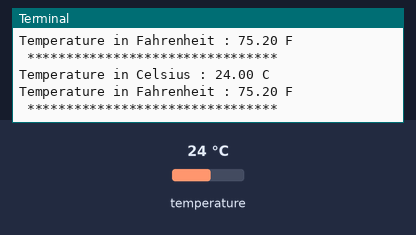
The program below on a simulated Raspberry Pi (BCM pin numbers). Shown: the last lines printed to the terminal. The test bench sets the inputs (shaded band); at power-on: temperature 24 °C.

Above: at 1.2 s.
1.3 s: temperature set to 12 °C
At 2.6 s:
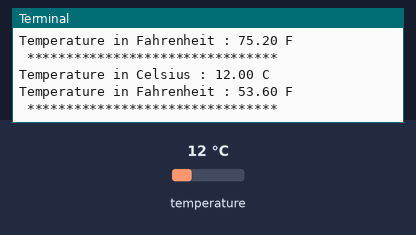
2.8 s: temperature set to 19 °C
At 3.8 s:
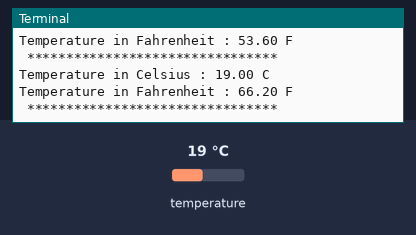
Timing chart, 0 to 5.8 s (numbered marks = the images above; inputs shaded):
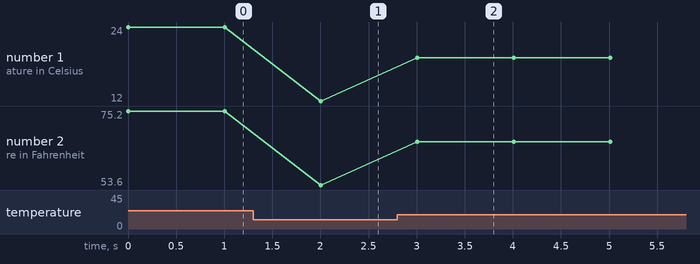

The program:

MCP9803.py
```python
# (licence header left out)
import smbus
import time

# Get I2C bus
bus = smbus.SMBus(1)

# I2C Address of the device
MCP9803_DEFAULT_ADDRESS				= 0x48

# MCP9803 Register Pointer
MCP9803_REG_TEMP					= 0x00 # Temperature register
MCP9803_REG_CONFIG					= 0x01 # Configuration Register
MCP9803_REG_TEMP_HYST				= 0x02 # Temperature Hysteresis Register
MCP9803_REG_TEMP_LIMIT				= 0x03 # Temperature Limit-set Registe

# Configuration register values
MCP9803_REG_CONFIG_DEFAULT			= 0x00 # Power-up Default
MCP9803_REG_CONFIG_OS_EN			= 0x80 # One-Shot bit enabled
MCP9803_REG_CONFIG_RES_10			= 0x20 # 10-bit Resolution
MCP9803_REG_CONFIG_RES_11			= 0x40 # 11-bit Resolution
MCP9803_REG_CONFIG_RES_12			= 0x60 # 12-bit Resolution
MCP9803_REG_CONFIG_FQ_2				= 0x08 # Fault Queue = 2
MCP9803_REG_CONFIG_FQ_4				= 0x10 # Fault Queue = 4
MCP9803_REG_CONFIG_FQ_6				= 0x18 # Fault Queue = 6
MCP9803_REG_CONFIG_POLAR_H			= 0x04 # Alert Polarity Active-High
MCP9803_REG_CONFIG_INT_MODE			= 0x02 # Interrupt Mode
MCP9803_REG_CONFIG_SHUTDOWN			= 0x01 # Shutdwown

class MCP9803():
	def __init__(self):
		self.configuration()

	def configuration(self):
		"""Select the configuration from the given provided values above"""
		CONFIGURATION = (MCP9803_REG_CONFIG_RES_12 | MCP9803_REG_CONFIG_DEFAULT)
		bus.write_byte_data(MCP9803_DEFAULT_ADDRESS, MCP9803_REG_CONFIG, CONFIGURATION)

	def readTemp(self):
		"""Read data back from TEMP (0x00), 2 bytes
		Temp MSB, Temp LSB"""
		data = bus.read_i2c_block_data(MCP9803_DEFAULT_ADDRESS, MCP9803_REG_TEMP, 2)

		# Convert the data to 12-bits
		cTemp = (data[0] * 256 + data[1]) / 16.0
		if cTemp > 2047 :
			cTemp -= 4096
		cTemp = cTemp * 0.0625
		fTemp = cTemp * 1.8 + 32
		return {"c": cTemp, "f": fTemp}

from MCP9803 import MCP9803
mcp9803 = MCP9803()

while True:
	temp = mcp9803.readTemp()
	print "Temperature in Celsius : %.2f C"%(temp['c'])
	print "Temperature in Fahrenheit : %.2f F"%(temp['f'])
	print " ******************************** "
	time.sleep(1)
```

Measured:
- after the input at 1.3 s, the terminal: prints a new line after 0.70 s (image 1)
- after the input at 2.8 s, the terminal: prints a new line after 0.21 s (image 2)
- plotted number 1: 24 → 12 after the input at 1.3 s, 12 → 19 after the input at 2.8 s
- plotted number 2: 75.2 → 53.6 after the input at 1.3 s, 53.6 → 66.2 after the input at 2.8 s
